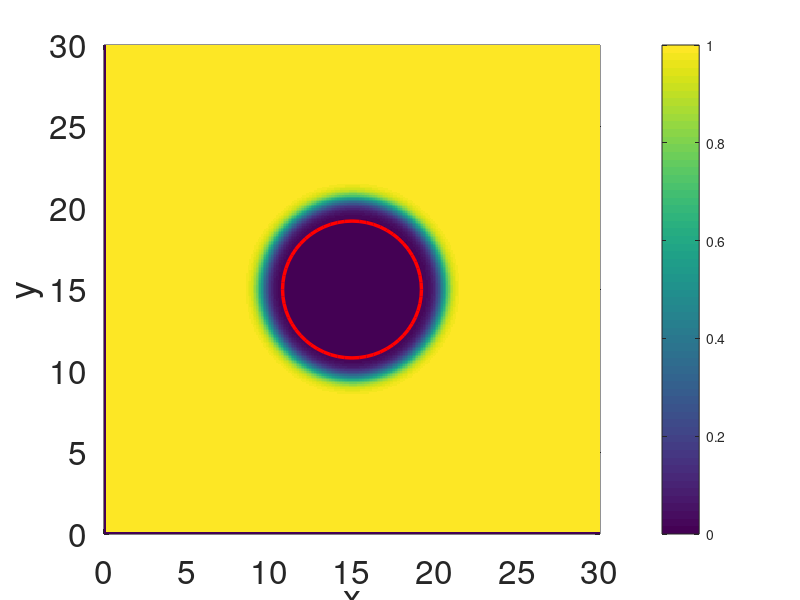
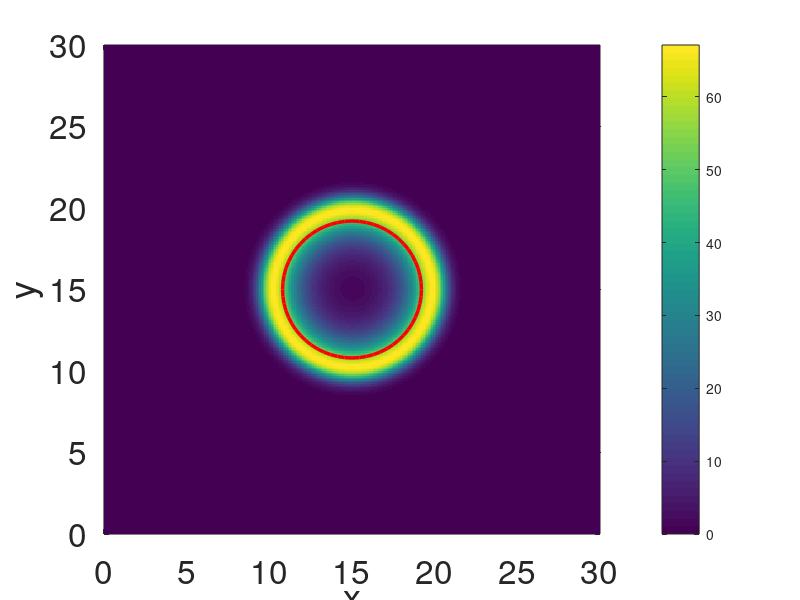
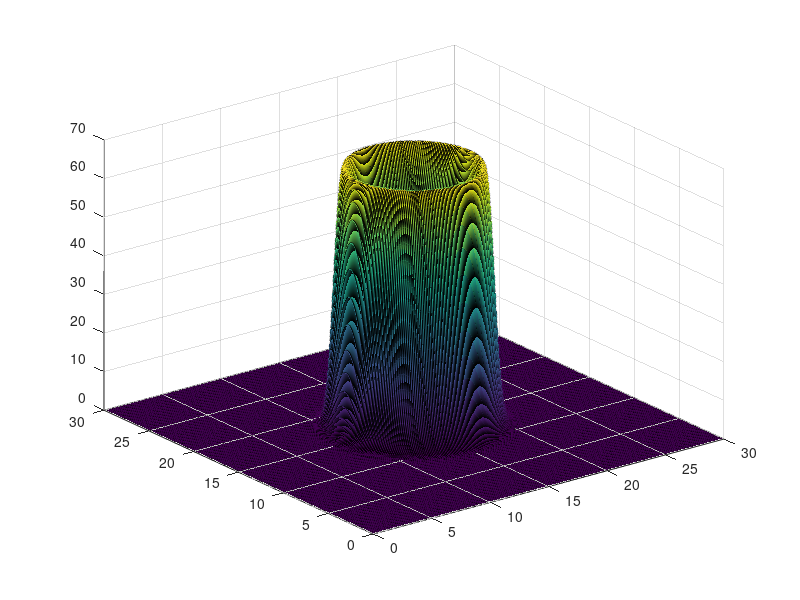

MATLAB code for these plots, in order: (Note: this script raises an error after producing the figures.)
load("SV5b732.mat")
Tf = 120; % 120 hour
L = 30; % Upper boundary
M = 300; % M is the number of spaces between points a and b.
dx = 0.1; % (b-a)/M; % dx is delta x
dy = 0.1; % (b-a)/M; % dy is delta y
x = linspace(0, L, M+1); % M+1 equally spaced x vectors including a and b.
y = linspace(0, L, M+1);

% Time stepping

dt = 0.001; % (dx^2)/2D; % dt is delta t the time step
N = Tf/dt; % N is the number of time steps in the interval [0,30]
bn=0;

% Maximum ui and vn
maxun=max(un(:));
maxvn=max(vn(:));

% Compute the Area

 % Find the dynamic threshold based on the maximum value of ui
Threshold = 0.01; % 0.013 gives mean A=58.088 where the relative with T3wt of 0.01 is 3.8202

% Find the radius and area of the circle with the dynamic threshold
for i = floor(M/2)+1:M+1
    for j = floor(M/2)+1:M+1
        if un(i, j) >= Threshold
            r1 = x(i);
            r2 = y(j);
            r3 = un(i, j);
            bn = 1;
            break
        end
    end
    if bn == 1
        break
    end
end
    

    % Compute the radius and area of the circle
    if bn == 1
        radius = sqrt((r1 - 15)^2 + (r2 - 15)^2);
        areacircle = pi * radius^2;
    end
    % Plot results
  
 figure;
pn=pcolor(x, y,un);
set(pn, 'EdgeColor', 'none');
xlabel('x');
ylabel('y');
colorbar;
grid on;
set(gca,'FontSize',24)
hold on;  % Enable the "hold" to overlay additional graphics on the same figure
% Plot the circle
rectangle('Position', [15-radius, 15-radius, 2*radius, 2*radius], ...
          'Curvature', [1, 1], 'EdgeColor', 'r','LineWidth', 2.5);
% Plot a dummy plot for the legend
plot(NaN, NaN, 'r', 'LineWidth', 2, 'DisplayName', 'Selected Area');
hold off;  % Release the "hold" to avoid overlaying on future plots

figure;
pn=pcolor(x, y,vn);
set(pn, 'EdgeColor', 'none');
xlabel('x');
ylabel('y');
colorbar;
grid on;
set(gca,'FontSize',24);
hold on;  % Enable the "hold" to overlay additional graphics on the same figure
% Plot the circle
rectangle('Position', [15-radius, 15-radius, 2*radius, 2*radius], ...
          'Curvature', [1, 1], 'EdgeColor', 'r','LineWidth', 2.5);
% Plot a dummy plot for the legend
plot(NaN, NaN, 'r', 'LineWidth', 2, 'DisplayName', 'Selected Area');
hold off;  % Release the "hold" to avoid overlaying on future plots


% Initialize variables to store coordinates
x_coordinates = [];
y_coordinates = [];

% Find all grid points with coordinates (r1, r2)
for i = floor(M/2)+1:M+1
    for j = floor(M/2)+1:M+1
        if abs(x(i) - r1) < 0.01 && abs(y(j) - r2) < 0.01
            x_coordinates = [x_coordinates, x(i)];
            y_coordinates = [y_coordinates, y(j)];
        end
    end
end

% Compute vn at the found coordinates and sum them up
total_vn = 0;
for k = 1:length(x_coordinates)
    % Find the indices corresponding to the coordinates
    [~, i_index] = min(abs(x - x_coordinates(k)));
    [~, j_index] = min(abs(y - y_coordinates(k)));
    
    % Sum the vn values at those indices
    total_vn = total_vn + vn(i_index, j_index);
end

% Display the total vn value
disp('Total vn value at radius 4.2:');
disp(total_vn);

figure;
s=surf(x,y,vn)
s.EdgeColor = 'none';
colorbar;
grid on;
set(gca,'FontSize',24);